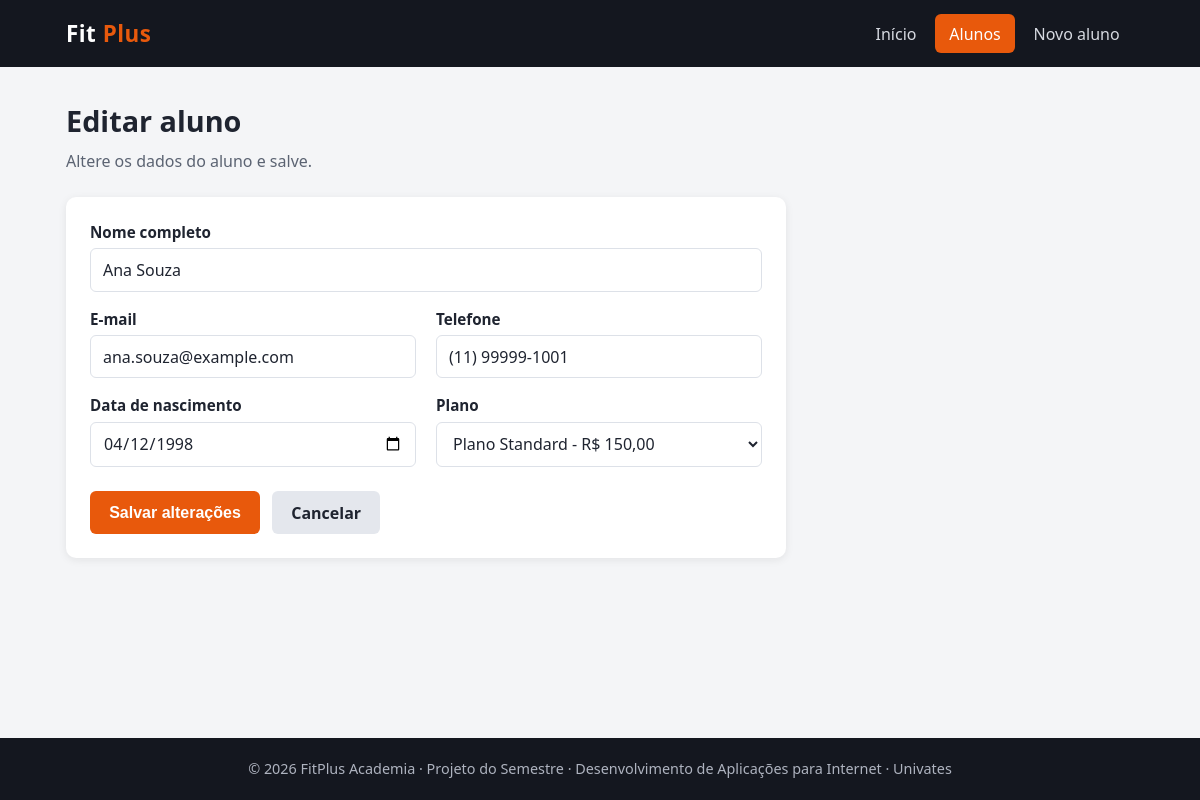
Screenshot of /editar.php?id=1 with the database file from the repository.
### tables this page shows
CREATE TABLE `alunos` (
  `id` int(11) NOT NULL AUTO_INCREMENT,
  `nome` varchar(50) NOT NULL,
  `email` varchar(100) NOT NULL,
  `telefone` varchar(20) NOT NULL,
  `dt_nascimento` date NOT NULL,
  `id_plano` int(11) NOT NULL,
  PRIMARY KEY (`id`),
  KEY `idx_alunos_id_plano` (`id_plano`),
  CONSTRAINT `fk_alunos_plano` FOREIGN KEY (`id_plano`) REFERENCES `planos` (`id`)
);

CREATE TABLE `planos` (
  `id` int(11) NOT NULL AUTO_INCREMENT,
  `titulo` varchar(50) NOT NULL,
  `valor` double NOT NULL,
  `descricao` text NOT NULL,
  PRIMARY KEY (`id`)
);

### config/conexao.php (called while the page is built)
<?php
function conectar()
{
    $host    = 'localhost';
    $banco   = 'academia_fit_plus';
    $usuario = 'root';
    $senha   = '';
    try {
        $pdo = new PDO("mysql:host=$host;dbname=$banco;charset=utf8mb4", $usuario, $senha);
        $pdo->setAttribute(PDO::ATTR_ERRMODE, PDO::ERRMODE_EXCEPTION);
        $pdo->setAttribute(PDO::ATTR_DEFAULT_FETCH_MODE, PDO::FETCH_ASSOC);
        return $pdo;
    } catch (PDOException $e) {
        die('Erro ao conectar no banco: ' . $e->getMessage());
    }
}

### DAO/alunoDAO.php (called while the page is built, shortened)
<?php
require_once __DIR__ . '/../config/conexao.php';
class AlunoDAO
{
    private $pdo;
    public function __construct()
    {
        $this->pdo = conectar();
    }
    public function buscarPorId($id)
    {
        $sql = $this->pdo->prepare(
            'SELECT alunos.*, planos.titulo AS plano, planos.valor AS valor_plano
             FROM alunos
             INNER JOIN planos ON planos.id = alunos.id_plano
             WHERE alunos.id = ?'
        );
        $sql->execute([$id]);
        return $sql->fetch();
    }
    public function listarPlanos()
    {
        $sql = $this->pdo->query(
            'SELECT id, titulo, valor
             FROM planos
             ORDER BY titulo, id'
        );
        return $sql->fetchAll();
    }
}

### src/editar.php (the view, shortened to what this page needs)
<?php
require_once __DIR__ . '/../DAO/alunoDAO.php';
$id = isset($_GET['id']) && is_string($_GET['id'])
    ? filter_var($_GET['id'], FILTER_VALIDATE_INT)
    : false;
if ($id === false || $id < 1) {
    http_response_code(400);
    $aluno = false;
} else {
    $dao = new AlunoDAO();
    $aluno = $dao->buscarPorId($id);
}
$escape = static function ($value) {
    return htmlspecialchars((string) $value, ENT_QUOTES, 'UTF-8');
};
if ($aluno !== false) {
    $planos = $dao->listarPlanos();
    $dados = [
        'nome' => $aluno['nome'],
        'email' => $aluno['email'],
        'telefone' => $aluno['telefone'],
        'dt_nascimento' => $aluno['dt_nascimento'],
        'id_plano' => (string) $aluno['id_plano'],
    ];
}
?>
<!DOCTYPE html>
<html lang="pt-BR">
<head>
  <link rel="stylesheet" href="../assets/style.css">
</head>
<body>
  <header class="site-header">
    <div class="container">
      <a class="logo" href="index.php">Fit <span>Plus</span></a>
      <nav>
        <ul class="menu">
          <li><a href="index.php">Início</a></li>
          <li><a class="ativo" href="alunos.php">Alunos</a></li>
          <li><a href="cadastro.php">Novo aluno</a></li>
        </ul>
      </nav>
    </div>
  </header>
  <main class="container">
    <?php if ($aluno === false): ?>
      <h1>Aluno não encontrado</h1>
      <p class="subtitulo">O cadastro solicitado não existe ou o identificador é inválido.</p>
      <a class="btn" href="alunos.php">Voltar para alunos</a>
    <?php else: ?>
      <h1>Editar aluno</h1>
      <p class="subtitulo">Altere os dados do aluno e salve.</p>
      <form class="formulario" method="post" action="editar.php?id=<?= $escape($id) ?>">
        <div class="campo campo-largo">
          <label for="nome">Nome completo</label>
          <input type="text" id="nome" name="nome" maxlength="50" value="<?= $escape($dados['nome']) ?>" required>
        </div>
        <div class="campo">
          <label for="email">E-mail</label>
          <input type="email" id="email" name="email" maxlength="100" value="<?= $escape($dados['email']) ?>" required>
        </div>
        <div class="campo">
          <label for="telefone">Telefone</label>
          <input type="tel" id="telefone" name="telefone" maxlength="20" value="<?= $escape($dados['telefone']) ?>" required>
        </div>
        <div class="campo">
          <label for="dt_nascimento">Data de nascimento</label>
          <input type="date" id="dt_nascimento" name="dt_nascimento" value="<?= $escape($dados['dt_nascimento']) ?>" required>
        </div>
        <div class="campo">
          <label for="id_plano">Plano</label>
          <select id="id_plano" name="id_plano" required>
            <?php foreach ($planos as $plano): ?>
              <option value="<?= $escape($plano['id']) ?>" <?= (string) $dados['id_plano'] === (string) $plano['id'] ? 'selected' : '' ?>>
                <?= $escape($plano['titulo']) ?> - R$ <?= number_format((float) $plano['valor'], 2, ',', '.') ?>
              </option>
            <?php endforeach; ?>
          </select>
        </div>
        <div class="formulario-acoes">
          <button type="submit" class="btn">Salvar alterações</button>
          <a class="btn btn-secundario" href="alunos.php">Cancelar</a>
        </div>
      </form>
    <?php endif; ?>
  </main>
  <footer class="site-footer">
    <p>&copy; 2026 FitPlus Academia &middot; Projeto do Semestre &middot; Desenvolvimento de Aplicações para Internet &middot; Univates</p>
  </footer>
</body>
</html>

### assets/style.css (style rules this page uses)
* { box-sizing: border-box; margin: 0; padding: 0; }
body { font-family: "Segoe UI", Roboto, Arial, sans-serif; background: #f4f5f7; color: #1f2430; line-height: 1.5; min-height: 100vh; display: flex; flex-direction: column; }
a { color: #e8590c; }
.site-header { background: #14171f; color: #ffffff; position: sticky; top: 0; z-index: 10; }
.site-header .container { display: flex; flex-wrap: wrap; align-items: center; justify-content: space-between; gap: 0.5rem 1.5rem; padding-top: 0.9rem; padding-bottom: 0.9rem; }
.logo { font-size: 1.4rem; font-weight: 800; letter-spacing: 0.5px; color: #ffffff; text-decoration: none; }
.logo span { color: #e8590c; }
.menu { display: flex; flex-wrap: wrap; gap: 0.25rem; list-style: none; }
.menu a { display: block; padding: 0.45rem 0.9rem; border-radius: 6px; color: #d6d9e0; text-decoration: none; font-weight: 500; }
.menu a:hover, .menu a.ativo { background: #e8590c; color: #ffffff; }
.container { width: 100%; max-width: 1100px; margin: 0 auto; padding-left: 1rem; padding-right: 1rem; }
main { flex: 1; padding-top: 2rem; padding-bottom: 2.5rem; }
h1 { font-size: 1.8rem; margin-bottom: 0.4rem; }
.subtitulo { color: #5b6372; margin-bottom: 1.5rem; }
.btn { display: inline-block; padding: 0.6rem 1.2rem; border: none; border-radius: 6px; background: #e8590c; color: #ffffff; font-size: 1rem; font-weight: 600; text-decoration: none; cursor: pointer; }
.btn-secundario { background: #e4e7ed; color: #1f2430; }
.formulario { background: #ffffff; border-radius: 10px; box-shadow: 0 2px 8px rgba(20, 23, 31, 0.08); padding: 1.5rem; max-width: 720px; display: grid; grid-template-columns: repeat(2, 1fr); gap: 1rem 1.25rem; }
.campo { display: flex; flex-direction: column; gap: 0.3rem; }
.campo-largo { grid-column: 1 / -1; }
label { font-weight: 600; font-size: 0.95rem; }
input, select { padding: 0.6rem 0.75rem; border: 1px solid #dde1e8; border-radius: 6px; font-size: 1rem; font-family: inherit; background: #ffffff; color: #1f2430; }
.formulario-acoes { grid-column: 1 / -1; display: flex; flex-wrap: wrap; gap: 0.75rem; margin-top: 0.5rem; }
.site-footer { background: #14171f; color: #aeb3bf; text-align: center; padding: 1.25rem 1rem; font-size: 0.9rem; }

### rows the page displays
alunos: nome "Ana Souza", email "ana.souza@example.com", telefone "(11) 99999-1001", dt_nascimento "04/12/1998", id_plano "Plano Standard - R$ 150,00"
